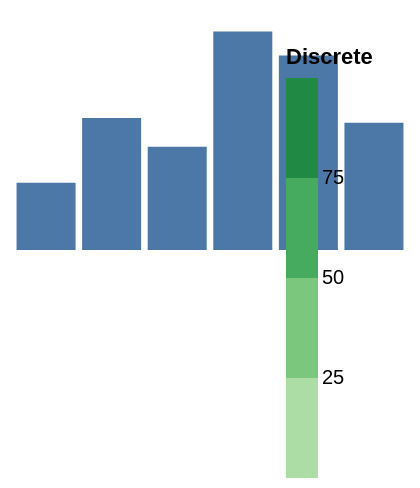

Vega-Lite specification for this chart:
### Vega specification from a JSON file in a GitHub repository (floating-point values rounded to 4 significant figures)
{"width": 200, "height": 120, "padding": 5, "data": [{"name": "t", "values": [{"a": "Alpha", "b": 28, "c": "x", "d": 1}, {"a": "Bravo", "b": 55, "c": "y", "d": 2}, {"a": "Charlie", "b": 43, "c": "x", "d": 3}, {"a": "Delta", "b": 91, "c": "z", "d": 4}, {"a": "Echo", "b": 81, "c": "y", "d": 5}, {"a": "Foxtrot", "b": 53, "c": "z", "d": 6}]}], "scales": [{"name": "x", "type": "band", "domain": {"data": "t", "field": "a"}, "range": "width", "padding": 0.1}, {"name": "y", "type": "linear", "domain": {"data": "t", "field": "b"}, "range": "height", "nice": true}, {"name": "color", "type": "ordinal", "domain": {"data": "t", "field": "c"}, "range": {"scheme": "category10"}}, {"name": "ramp", "type": "linear", "domain": {"data": "t", "field": "d"}, "range": {"scheme": "blues"}}, {"name": "size", "type": "linear", "domain": {"data": "t", "field": "b"}, "range": [10, 200]}, {"name": "shape", "type": "ordinal", "domain": {"data": "t", "field": "c"}, "range": "symbol"}, {"name": "quant", "type": "quantize", "domain": [0, 100], "range": {"scheme": "greens", "count": 4}}], "marks": [{"type": "rect", "from": {"data": "t"}, "encode": {"enter": {"x": {"scale": "x", "field": "a"}, "width": {"scale": "x", "band": 1}, "y": {"scale": "y", "field": "b"}, "y2": {"scale": "y", "value": 0}}}}], "legends": [{"fill": "quant", "type": "gradient", "title": "Discrete", "orient": "top-right"}]}
